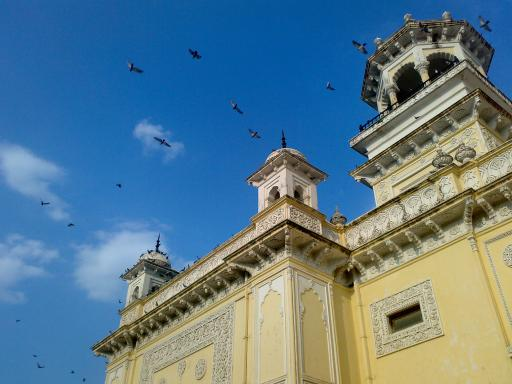
#> input picture images/home.jpg, 512 x 384 px
$ python 4_sift.py
#> lines starting #> are read from the running program, lines starting #| are printed output that depends on the picture
# coding:utf-8
import cv2
import numpy as np
import matplotlib.pyplot as plt


class Sift:
    def __init__(self, infile):
#> called with infile = '../images/home.jpg'
        self.infile = infile
        self.img = cv2.imread(self.infile)
#> self.img is the input picture: shape (384, 512, 3); mean B, G, R 141.2, 123.9, 91.6

    # [81 lines left out: functions sift, surf, fast, brief, not called in this run]

    def orb(self):
        img = cv2.imread('../images/blox.jpg', 0)
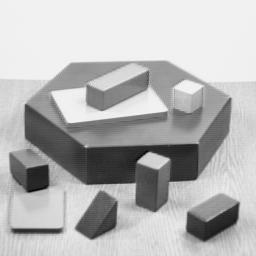
#> input picture images/blox.jpg, 256 x 256 px
#> img is the input picture: shape (256, 256); min 0, max 252, mean 182.8
        #【1】初始化ORB 特征检测器
        orb = cv2.ORB_create()
        #【2】用ORB找到关键点
        kp = orb.detect(img, None)
#> kp = 290 keypoints; strongest (x, y, size): (143, 161, 92.6), (140, 161, 53.6), (142, 162, 77.1), (138, 161, 37.2)
        #【3】用ORB计算描述符
        kp, des = orb.compute(img, kp)
        #【4】只画出关键点位置。不考虑大小、方向。
        img2 = cv2.drawKeypoints(img, kp, None, color=(0, 255, 0), flags=0)
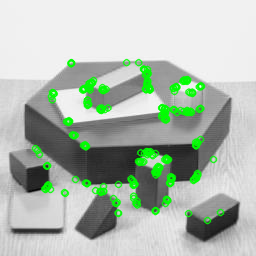
#> img2: shape (256, 256, 3); mean of channels 0, 1, 2 175.2, 188.1, 175.2; drawn as B, G, R
        #展示结果
        plt.subplot(121), plt.imshow(img, 'gray'), plt.title('raw'), plt.xticks([]), plt.yticks([])
        plt.subplot(122), plt.imshow(img2,'gray'), plt.title('ret'), plt.xticks([]), plt.yticks([])
        plt.show()
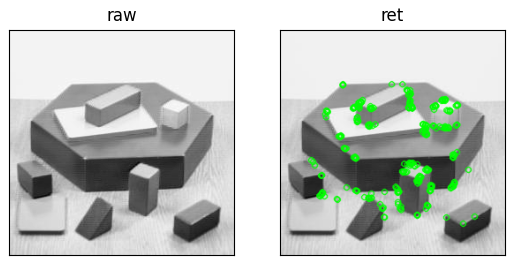
#> figure drawn by matplotlib, 2 panels


if __name__ == '__main__':
    c = Sift('../images/home.jpg')
    c.orb()
